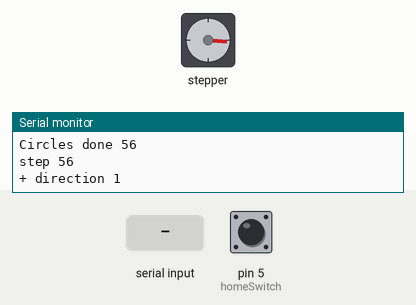
This program was run on a simulated Arduino Uno, built with avr-gcc and run on an emulated ATmega328P. Parts: stepper motor, the last lines printed to the serial monitor. Wiring (inferred from the names in the program): stepper motor driver (200 steps per turn assumed): step pin 3; direction pin 2; enable pin 4. The test bench sets the inputs (shaded band); at power-on: pin 5 (homeSwitch) HIGH.

Above: at 1.3 s.
1.4 s: "delay,1\n" received over Serial
4.4 s: "90,45\n" received over Serial
At 7.3 s:
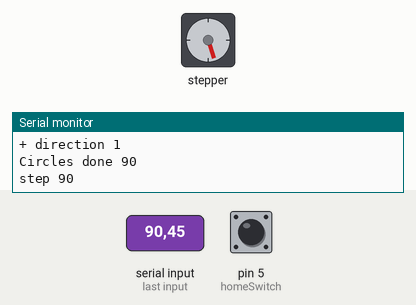
7.4 s: "200\n" received over Serial
At 9.16 s:
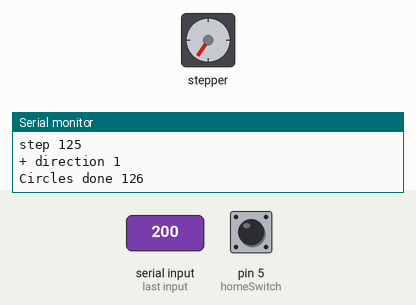
10.4 s: "delay" received over Serial
12.9 s: "30,150\n" received over Serial
At 15.2 s:
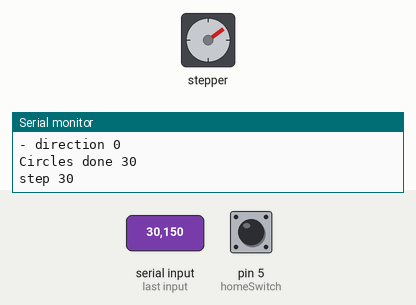
15.7 s: "delay,150\n" received over Serial
At 17.7 s:
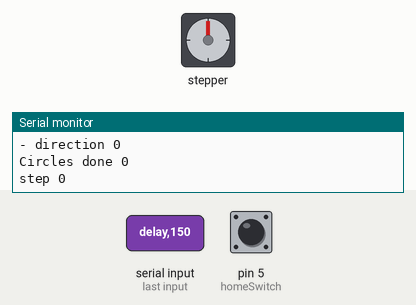
Timing chart, 0 to 19.2 s (numbered marks = the images above; inputs shaded):
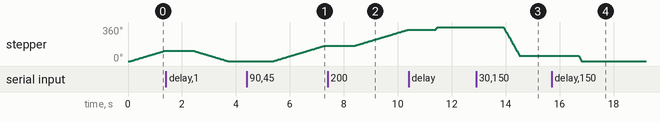

Measured:
- after the input at 4.4 s, stepper: keeps turning clockwise at about 87°/s, starting after 1.0 s
- after the input at 7.4 s, stepper: keeps turning clockwise at about 86°/s, starting after 1.0 s
- after the input at 12.9 s, stepper: turns 306° counter-clockwise in 0.61 s, starting after 1.0 s
- after the input at 15.7 s, stepper: turns 54° counter-clockwise, starting after 1.0 s

The program:

main.cpp
```cpp
#include <Arduino.h>
#define homeSwitch 5  // управляющий контакт нулевого ("домашнего") положения вала ШД
#define ena 4         // управляющий контакт включения драйвера шагового двигателя (E)
#define stepPin 3     // управляющий контакт импульса шага (S)
#define dirPin 2      // управляющий контакт направления вращения (D). по часовой - 1, против - 0

int steps = 0;            // текущее значение количества пройденных шагов
int dir = 1;              // CW = 1 / CCW = 0 // переменная направления вращения вала ШД
int rotationCounter = 0;  // счётчик количества оборотов вала вокруг своей оси
int currentDelay = 10000; // время задержки переключения управляющего контакта stepPin
int steps2go = 100;       // количество шагов, которое необходимо пройти от нулевой позиции вала
String dataReceived = ""; // переменная для хранения данных полученных из Serial


// функция возвращающая значение true при достижении заданного количества шагов
boolean performAStep(int goTherePlease) {
  while (1) { // бесконечный цикл
    if (goTherePlease == steps) { // если количество заданых и пройденых шагов совпадают
      Serial.println("Motor is already at step number " + (String)steps); // вывод информации
      break; // выход из бесконечного цикла
    }
    else if (goTherePlease < steps) { // если количество заданых шагов меньше количества пройденых шагов
      if (digitalRead(homeSwitch)) { // чтение состояния управляющего контакта и проверка условия наличия логической единицы
        rotationCounter--; // уменьшение значения переменной на 1
      }
      Serial.println("- direction " + (String)!dir); // вывод информации
      // digitalWrite(dirPin, LOW);
      digitalWrite(dirPin, !dir); // установка направления вращения вала с инверсией значения
      steps--; // уменьшение значения переменной на 1
    }
    else if (goTherePlease > steps) { // если количество заданых шагов больше количества пройденых шагов
      if (digitalRead(homeSwitch)) { // чтение состояния управляющего контакта и проверка условия наличия логической единицы
        rotationCounter++; // увеличение значения переменной на 1
      }
      Serial.println("+ direction " + (String)dir); // вывод информации
      // digitalWrite(dirPin, HIGH);
      digitalWrite(dirPin, dir); // установка направления вращения вала
      steps++; // увеличение значения переменной на 1
    }

    digitalWrite(stepPin, HIGH); // включение ШД
    delayMicroseconds(currentDelay); // задержка в микросекундах
    digitalWrite(stepPin, LOW); // выключение ШД
    delayMicroseconds(currentDelay); // задержка в микросекундах

    Serial.println("Circles done " + (String)rotationCounter); // вывод информации
    Serial.println("step " + (String)steps); // вывод информации
    break; // выход из бесконечного цикла
  }
  return true; // возвращение результата выполнения функции
}

// функция возвращения системы в "домашнее" (нулевое) положение
void goHome() {
  Serial.println("System is trying to go home."); // вывод информации
  while (1) { // бесконечный цикл
    while (!digitalRead(homeSwitch)) { // чтение состояния управляющего контакта и проверка условия отсутствия логической единицы
      performAStep(-65535); // вызов функции с указанием числового значения в качестве параметра
    }
    Serial.println("system is in home " + (String)digitalRead(homeSwitch)); // вывод информации
    Serial.println("current delay set to " + (String)currentDelay + " in microseconds"); // вывод информации о времени задержки
    Serial.println("set step is " + (String)steps2go); // вывод информации о целевом значении количества шагов
    Serial.println("steps " + (String)steps); // вывод информации текущем положении вала ШД
    steps = 0; // установка значения переменной
    rotationCounter = 0; // установка значения переменной
    break; // выход из бесконечного цикла
  }
  steps2go = 3; // установка значения переменной
}

// функция задачи начальных параметров системы при загрузке микроконтроллера
void setup() {
  Serial.begin(115200); // установка скорости обмена данными с Serial
  pinMode(ena, OUTPUT); // режима работы управляющего контакта ena на вывод данных
  pinMode(stepPin, OUTPUT); // режима работы управляющего контакта stepPin на вывод данных
  pinMode(dirPin, OUTPUT); // режима работы управляющего контакта dirPin на вывод данных
  pinMode(homeSwitch, INPUT_PULLUP); // управляющего контакта homeSwitch на ввод данных с подтяжкой
  delay(100); // задержка выполнения программы на 100 миллисекунд
  digitalWrite(ena, LOW); // включение драйвера ШД (EN активен низким уровнем)
  digitalWrite(dirPin, dir); // установка направления вращения вала ШД

  Serial.println("direction " + (String)dir); // вывод информации о направлении вращения
  Serial.println("current delay set to " + (String)currentDelay + " in microseconds"); // вывод информации о времени задержки
  Serial.println("current angle set to " + (String)steps2go + " in steps"); // вывод информации
  Serial.println(digitalRead(homeSwitch)); // вывод информации о состоянии контакта homeSwitch
  // goHome();
  Serial.println("Setup done!"); // задача начальных параметров системы завершения
}

// циклическая функция
void loop() {
  while (Serial.available()) // условие при котором Serial доступен для обмена данными
  {
    dataReceived = Serial.readString(); // установка значения переменной в полученное значение из Serial
    dataReceived.trim(); // удаление пробелов из переменной
    int index = dataReceived.indexOf("="); // поиск символа по индексу и запись в соответствующую переменную
    String cmd = dataReceived.substring(0, index); // команда
    String dataToPrint = dataReceived.substring(index + 1, dataReceived.length()); // данные команды

    if (cmd == "delay") { // условие, при котором значение переменной соответствует указанной строке
      Serial.println("cmd: " + cmd); // вывод информации
      Serial.println("Delay: " + dataToPrint); // вывод информации
      currentDelay = dataToPrint.toInt(); // установка значение переменной
    }
    else if (cmd == "home") { // условие, при котором значение переменной соответствует указанной строке
      goHome(); // вызов функции без параметров
    }
    else if (cmd == "stop") { // условие, при котором значение переменной соответствует указанной строке
      steps2go = steps; // установка значение переменной
      performAStep(steps); // вызов функции с указанием переменной в качестве параметра
    }
    else { // условие, при котором значение переменной не соответствует ни одной указанной строке
      steps2go = dataReceived.toInt(); // установка значение переменной
      Serial.println("The motor is going to step: " + (String)steps2go); // вывод информации
    }
  }

  if (steps2go != steps) { // если количество заданых и пройденых шагов не совпадают
    performAStep(steps2go); // вызов функции с указанием переменной в качестве параметра
  }
} // завершение циклической функции
```
